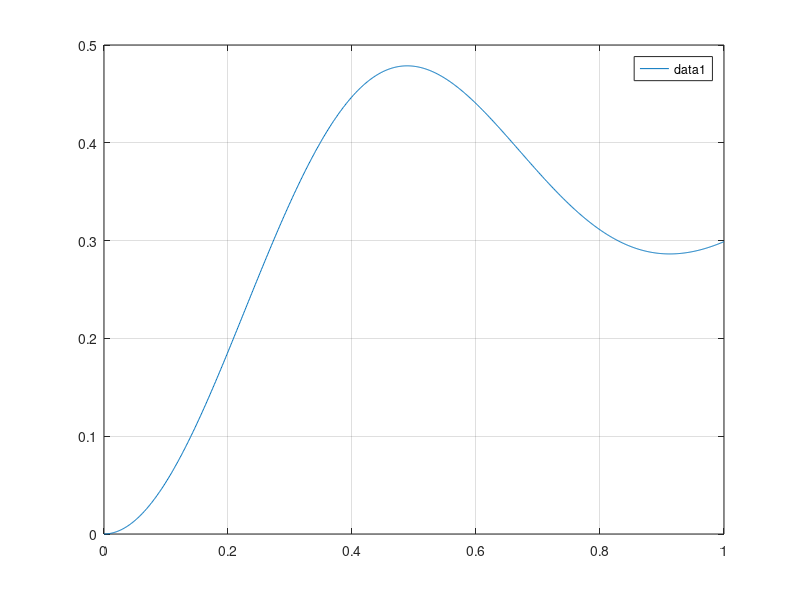

This figure's MATLAB source:
%%
% Copyright &copy; 2020, Nicola Zimmermann, Munich \n
% All rights reserved. \n
% 
% This file is part of EVAA.
% 
% EVAA is free software: you can redistribute it and/or modify \n
% it under the terms of the GNU General Public  License as published by \n
% the Free Software Foundation, either version 3 of the License, or \n
% (at your option) any later version. \n
% 
% EVAA is distributed in the hope that it will be useful, \n
% but WITHOUT ANY WARRANTY; without even the implied warranty of \n
% MERCHANTABILITY or FITNESS FOR A PARTICULAR PURPOSE.  See the \n
% GNU General Public License for more details. \n
% 
% You should have received a copy of the GNU General Public License \n
% along with EVAA.  If not, see <a
% href="http://www.gnu.org/licenses/">http://www.gnu.org/licenses/</a>.
% 
% Additional permission under GNU GPL version 3 section 7
% 
% If you modify this Program, or any covered work, by linking or combining it
% with Intel Math Kernel Libraries(MKL) (or a modified version of that
% library), containing parts covered by the terms of the license of the MKL,
% the licensors of this Program grant you additional permission to convey the
% resulting work.
% 
% DESCRIPTION
% This file is used to compute displacements/ rotations
% of the 11-Dof 2-track-model
% with a backward Euler time integration scheme 
% for linear spring stiffness


%%
clc;
clear;
close all;
format long e;
% Dynamic Backward Euler problem 
%%%%%%%%%%%%%%%%%%%%%%%%%%%%%%%%%%%%%%%%%%%%%%%%
k=10;
k_body_fl=1.2;
k_tyre_fl=k;
k_body_fr=1.1;
k_tyre_fr=k;
k_body_rl=1.3;
k_tyre_rl=k;
k_body_rr=1.4;
k_tyre_rr=k;
l_long_fl=0.8;
l_long_rl=1.25;
l_long_fr=0.8;
l_long_rr=1.25;
l_lat_fl=1;
l_lat_rl=1;
l_lat_fr=2;
l_lat_rr=2;
mass_Body=1e-1;
I_body_xx=2e-1;
I_body_yy=3e-1;
mass_wheel_fl=6e-1;
mass_tyre_fl=7e-1;
mass_wheel_fr=4e-1;
mass_tyre_fr=5e-1;
mass_wheel_rl=8e-1;
mass_tyre_rl=9e-1;
mass_wheel_rr=10e-1;
mass_tyre_rr=11e-1;
%%%%%%%%%%%%%%%%%%%%%%%%%%%%%%%%%%%%%%%%%%%%%%%%
tend=1;
u_init=0;
du_init=0;
%%%%%%%%%%%%%%%%%%%%%%%%%%%%%%%%%%%%%%%%%%%%%%%%
% System Mono
M=diag([mass_Body, I_body_xx, I_body_yy, mass_wheel_fl, mass_tyre_fl, mass_wheel_fr, mass_tyre_fr, mass_wheel_rl, mass_tyre_rl, mass_wheel_rr, mass_tyre_rr]);
K=[k_body_fl+k_body_fr+k_body_rl+k_body_rr, k_body_fl*l_lat_fl-k_body_fr*l_lat_fr+k_body_rl*l_lat_rl-k_body_rr*l_lat_rr, -k_body_fl*l_long_fl-k_body_fr*l_long_fr+k_body_rl*l_long_rl+k_body_rr*l_long_rr,  -k_body_fl, 0, -k_body_fr, 0, -k_body_rl, 0, -k_body_rr, 0;
   0  l_lat_fl*l_lat_fl*k_body_fl+l_lat_fr*l_lat_fr*k_body_fr+l_lat_rl*l_lat_rl*k_body_rl+l_lat_rr*l_lat_rr*k_body_rr, -l_long_fl*l_lat_fl*k_body_fl+l_lat_fr*l_long_fr*k_body_fr+l_long_rl*l_lat_rl*k_body_rl-l_long_rr*l_lat_rr*k_body_rr, -l_lat_fl*k_body_fl, 0, l_lat_fr*k_body_fr, 0, -l_lat_rl*k_body_rl, 0, l_lat_rr*k_body_rr, 0;
   0 0 l_long_fl*l_long_fl*k_body_fl+l_long_fr*l_long_fr*k_body_fr+l_long_rl*l_long_rl*k_body_rl+l_long_rr*l_long_rr*k_body_rr, l_long_fl*k_body_fl, 0 l_long_fr*k_body_fr 0 -l_long_rl*k_body_rl 0 -l_long_rr*k_body_rr 0; 
   0 0 0 k_body_fl+k_tyre_fl -k_tyre_fl 0 0 0 0 0 0;
   0 0 0 0 k_tyre_fl 0 0 0 0 0 0;
   0 0 0 0 0 k_body_fr+k_tyre_fr -k_tyre_fr 0 0 0 0;
   0 0 0 0 0 0 k_tyre_fr 0 0 0 0;
   0 0 0 0 0 0 0 k_body_rl+k_tyre_rl -k_tyre_rl 0 0;
   0 0 0 0 0 0 0 0 k_tyre_rl 0 0;
   0 0 0 0 0 0 0 0 0 k_body_rr+k_tyre_rr -k_tyre_rr;
   0 0 0 0 0 0 0 0 0 0 k_tyre_rr];
K=K+K'-diag(diag(K));
D = K *0;
%%%%%%%%%%%%%%%%%%%%%%%%%%%%%%%%%%%%%%%%%%%%%%%%
% Allocate memory
t=zeros(1000+1,1);
u_sol=zeros(1000+1,11);
u_n_p_1=zeros(11,1);
%%%%%%%%%%%%%%%%%%%%%%%%%%%%%%%%%%%%%%%%%%%%%%%%
h=1/(1000);
%%%%%%%%%%%%%%%%%%%%%%%%%%%%%%%%%%%%%%%%%%%%%%%%
u_n=[u_init; zeros(10,1)];
u_n_m_1=[u_init; zeros(10,1)]-h*[du_init; zeros(10,1)];
A=((1/(h*h))*M+(1/h)*D+K);
B=((2/(h*h))*M+(1/h)*D);
f_n_p_1=[1.1; zeros(10,1)];
%%%%%%%%%%%%%%%%%%%%%%%%%%%%%%%%%%%%%%%%%%%%%%%%
% Time loop
j=2;
tic
for i = h:h:tend
    u_n_p_1=A\(B*u_n-((1/(h*h))*M)*u_n_m_1+f_n_p_1);
   % Get solution
    t(j)=i;   
    u_sol(j,:)=u_n_p_1;   
    u_n_m_1=u_n;
    u_n    =u_n_p_1;
    j=j+1;
end
toc
%%%%%%%%%%%%%%%%%%%%%%%%%%%%%%%%%%%%%%%%%%%%%%%%
% Some plots
figure();
plot(t,u_sol(:,1)); grid on;
legend;

%disp(u_sol(501,1))
disp(u_sol(1001,1:3))

